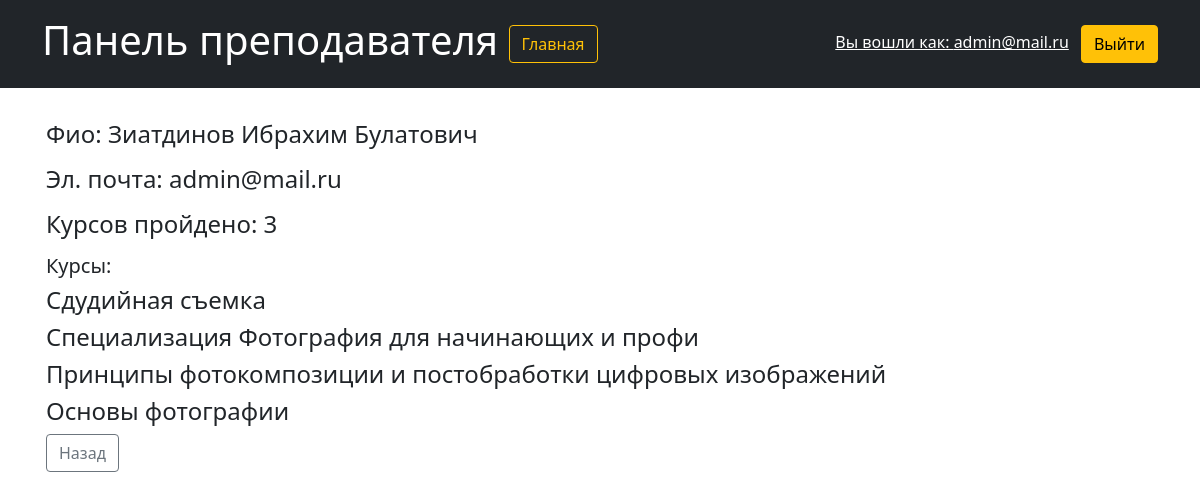
Page /teacher_panel/check_users/1 (signed in) on the committed database.
### users/models.py (models this page shows, shortened)
class User(AbstractUser):
    username = models.CharField(max_length=150, verbose_name='Логин')
    email = models.EmailField(unique=True, blank=True, verbose_name='Электронный адрес')
    patronymic = models.CharField("Отчество", max_length=150)
    first_name = models.CharField("Имя", max_length=150)
    last_name = models.CharField("Фамилия", max_length=150)
    REQUIRED_FIELDS = []
    USERNAME_FIELD = 'email'
    objects = NoUsernameUserManager()

### stud_process/models.py (models this page shows)
class InStudying(models.Model):
    user = models.ForeignKey(User, on_delete=models.CASCADE, verbose_name='Пользователь')
    course = models.ForeignKey(Course, on_delete=models.CASCADE, verbose_name='Курс')
    date_started = models.DateField(auto_now_add=True, verbose_name='Дата начала')

### content/models.py (models this page shows, shortened)
class Course(models.Model):
    name = models.CharField(max_length=100, verbose_name='Наименование')
    photo = models.ImageField(upload_to="course_photo", blank=True)
    description = models.TextField(max_length=1000, blank=True, verbose_name='Описание')
    owner = models.ForeignKey(User, on_delete=models.CASCADE)
    is_draft = models.BooleanField(default=False, blank=True, verbose_name='Отметить как черновик')
    tab_index = models.IntegerField(default=0)

### teacher_panel/views.py (the view)
def check_users_details(request, user_id):
    user = User.objects.get(pk=user_id)
    message = None
    courses = InStudying.objects.filter(user=user)
    count_courses_pass = len(CompletedCourses.objects.filter(user=user))
    print(courses)
    if not courses:
        message = 'Пользователь еще не проходил курсы'
    return render(request, 'teacher_panel/cu_user_details.html',
                  {'user': user, 'courses': courses, 'message': message, 'count_courses_pass': count_courses_pass})

### teacher_panel/templates/teacher_panel/cu_user_details.html (shortened to what this page needs)
{% extends 'teacher_panel/base_teacher_panel.html' %}
{% block content %}
    <p>
        <h4>
        <label for="id_owner">Фио:</label>
        <label  id="id_owner">
            {{ user.last_name }} {{ user.first_name }} {{ user.patronymic }}
        </label>
    </h4>
    </p>
    <p>
        <h4>
        <label for="email">Эл. почта:</label>
        <label  id="email">
            {{ user.email }}
        </label>
    </h4>
    </p>
    <p>
        <h4>
        <label for="count_courses_pass">Курсов пройдено:</label>
        <label  id="count_courses_pass">
            {{ count_courses_pass }}
        </label>
        </h4>
    </p>
 <h5>Курсы:</h5>
{% for course in courses %}
    <a href="{% url 'teacher_panel:check_users_details_course' user.id course.course.id %}" class="text-decoration-none text-reset">
        <h4>
            {{ course.course.name }}
        </h4>
    </a>
{% endfor %}
    <a href="{% url 'teacher_panel:check_users_list_users' %}"><button class="btn btn-outline-secondary">Назад</button></a>
{% endblock %}

### teacher_panel/templates/teacher_panel/base_teacher_panel.html (shortened to what this page needs)
<head>
    {% load static %}
    <link href="/static/bootstrap/css/bootstrap.css" rel="stylesheet">
</head>
<body>
<header class="p-3 bg-dark text-white">
    <div class="container">
      <div class="d-flex flex-wrap align-items-center justify-content-center justify-content-lg-start position-relative">
          <div>
              <h1>Панель преподавателя <a href="{% url 'home' %}" class="btn btn-outline-warning">Главная</a></h1>
          </div>
        {% if user.is_authenticated %}
          <div class="text-end d-flex flex-wrap align-items-center justify-content-center justify-content-lg-start form position-absolute top-50 end-0 translate-middle-y">
            <form action="{% url 'users:logoutuser' %}" method="POST" style="margin: 0;">
                <a href="{% url 'user_profile' %}" class="link px-2 text-white">Вы вошли как: {{ user.email }}</a>
                <button type="submit" class="btn btn-warning">Выйти</button>
            </form>
          </div>
        {% else %}
            <div class="text-end">
                <a href="{% url 'users:loginuser' %}"> <button type="button" class="btn btn-outline-light me-2">Войти</button> </a>
                <a href="{% url 'users:signupuser' %}" class="btn btn-warning"> Зарегистрироваться</a>
            </div>
        {% endif %}
      </div>
    </div>
  </header>
<div class="container p-3">{% block content %}{% endblock %}</div>
</body>

### teacher_panel/templates/teacher_panel/base_teacher_panel.html (style rules this page uses)
a { text-decoration: none; }

### rows in the picture
User: email "admin@mail.ru", last_name "Зиатдинов", first_name "Ибрахим", patronymic "Булатович"
InStudying: course.name "Сдудийная съемка"
InStudying: course.name "Специализация Фотография для начинающих и профи"
InStudying: course.name "Принципы фотокомпозиции и постобработки цифровых изображений"
InStudying: course.name "Основы фотографии"

### other values in the picture
{{ count_courses_pass }} "3"
